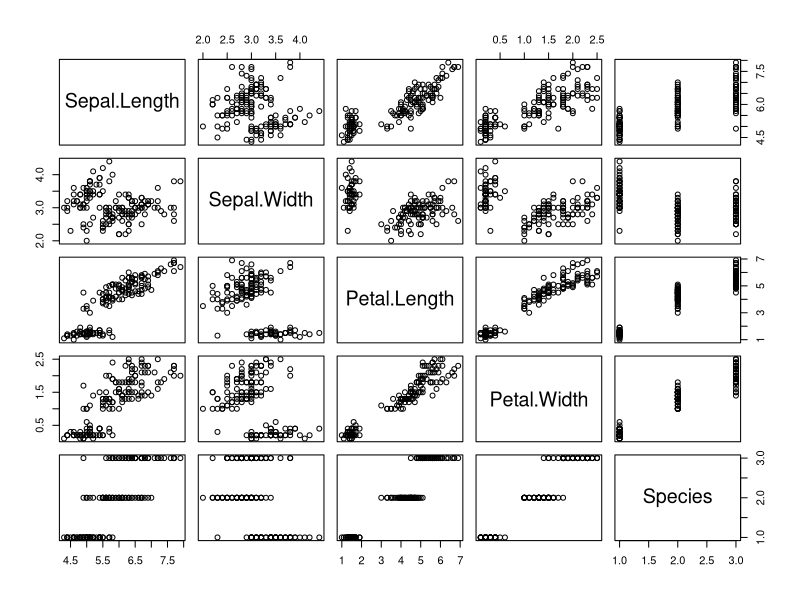
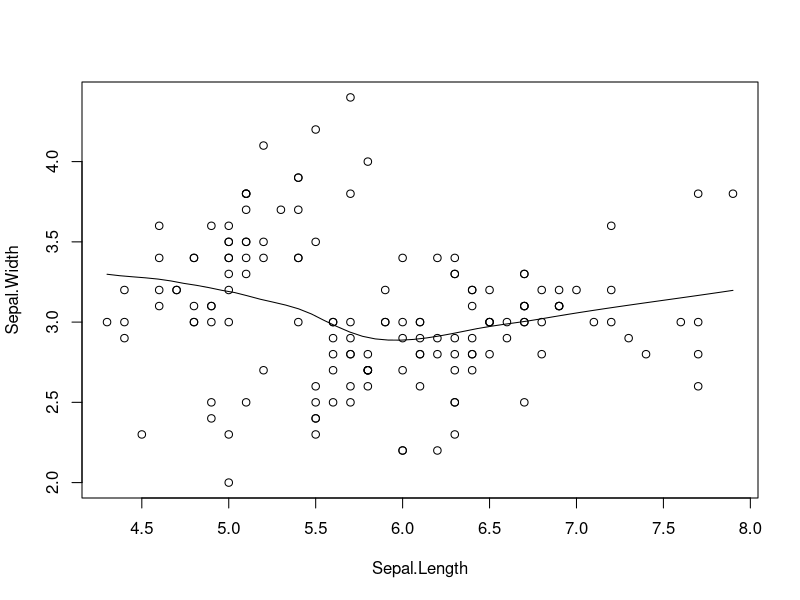

The R script that drew these images, in order:
## ---- chunk 1
plot(iris)
## ---- chunk 2
scatter.smooth(iris)
